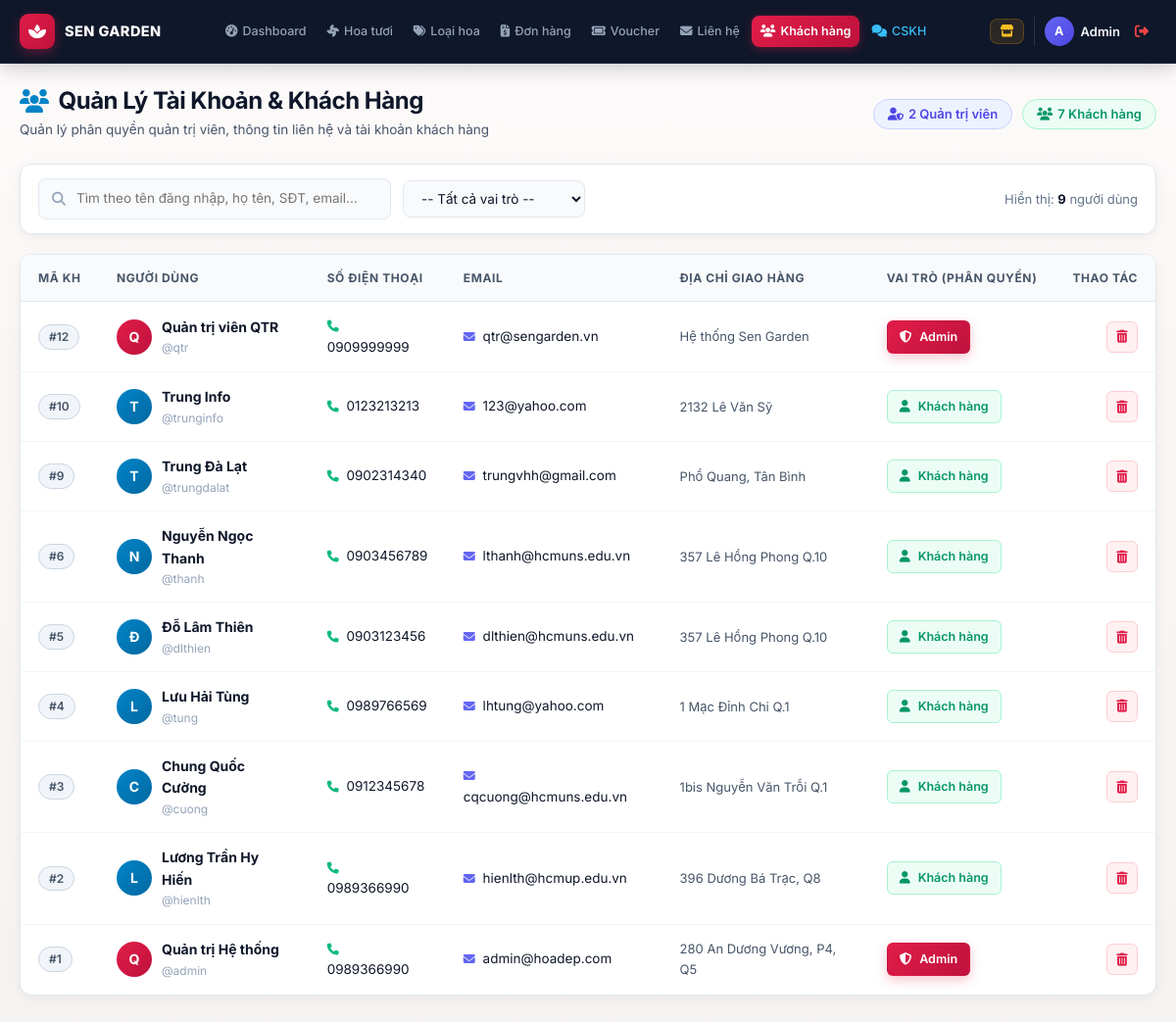
The app's page /admin/quanlyuser.php (signed in) with its own data.
### tables this page shows
CREATE TABLE `khachhang` (
  `MaKH` int(11) NOT NULL,
  `TenDN` varchar(50) NOT NULL,
  `MatKhau` varchar(255) NOT NULL,
  `HoTen` varchar(100) NOT NULL,
  `DiaChi` varchar(255) DEFAULT NULL,
  `DienThoai` varchar(20) DEFAULT NULL,
  `Email` varchar(100) DEFAULT NULL,
  `Role` int(11) NOT NULL DEFAULT 0
);

### DataProvider.php (called while the page is built, shortened)
<?php
class DataProvider
{
	public static function ExecuteQuery($sql)
	{
		$mysqli = new mysqli(DB_HOST, DB_USER, DB_PASS, DB_NAME) or
			die ("couldn't connect to database");
		$mysqli->query("set names 'utf8mb4'");
		$result = $mysqli->query($sql);
		return $result;
	}
}
?>

### admin/quanlyuser.php (the view, shortened to what this page needs)
<?php
include_once '../DataProvider.php';
require_once '../includes/header.php';
include_once 'nav.php';
$sql = "SELECT MaKH, TenDN, HoTen, DiaChi, DienThoai, Email, Role FROM khachhang ORDER BY MaKH DESC";
$rs = DataProvider::ExecuteQuery($sql);
$allUsers = [];
$countAdmin = 0;
$countCustomer = 0;
while ($u = mysqli_fetch_assoc($rs)) {
    $allUsers[] = $u;
    if ($u['Role'] == 1) $countAdmin++;
    else $countCustomer++;
}
$totalUsers = count($allUsers);
?>
<div class="admin-container">
    <div class="admin-page-header">
        <div class="header-left">
            <h2>
                <i class="fa-solid fa-users" style="color: #0284c7;"></i> Quản Lý Tài Khoản & Khách Hàng
            </h2>
            <p>Quản lý phân quyền quản trị viên, thông tin liên hệ và tài khoản khách hàng</p>
        </div>
        <div class="header-actions">
            <span class="badge-pill info" style="font-size: 13px; padding: 6px 14px;">
                <i class="fa-solid fa-user-shield"></i> <?php echo $countAdmin; ?> Quản trị viên
            </span>
            <span class="badge-pill success" style="font-size: 13px; padding: 6px 14px;">
                <i class="fa-solid fa-users"></i> <?php echo $countCustomer; ?> Khách hàng
            </span>
        </div>
    </div>
    <div class="admin-toolbar">
        <div class="admin-toolbar-left">
            <div class="admin-search-wrapper" style="min-width: 280px;">
                <i class="fa-solid fa-magnifying-glass"></i>
                <input type="text" id="user-search" class="admin-search-input" placeholder="Tìm theo tên đăng nhập, họ tên, SĐT, email...">
            </div>
            <select id="user-filter-role" class="admin-filter-select">
                <option value="">-- Tất cả vai trò --</option>
            </select>
        </div>
        <div style="font-size: 13px; color: #64748b;">
            Hiển thị: <strong id="user-display-count" style="color: #0f172a;"><?php echo $totalUsers; ?></strong> người dùng
        </div>
    </div>
    <div class="admin-table-card">
        <div class="admin-table-responsive">
            <table class="admin-table" id="table-users">
                <thead>
                    <tr>
                        <th width="80">Mã KH</th>
                        <th>Người dùng</th>
                        <th>Số điện thoại</th>
                        <th>Email</th>
                        <th>Địa chỉ giao hàng</th>
                        <th>Vai trò (Phân quyền)</th>
                        <th width="90" style="text-align: right;">Thao tác</th>
                    </tr>
                </thead>
                <tbody id="users-tbody">
                    <?php if ($totalUsers > 0): ?>
                        <?php foreach ($allUsers as $row):
                            $firstLetter = mb_substr($row['HoTen'] ?: $row['TenDN'], 0, 1, 'UTF-8');
                            $roleStr = ($row['Role'] == 1) ? 'admin' : 'customer';
                        ?>
                            <tr id="row-user-<?php echo $row['MaKH']; ?>"
                                class="user-row"
                                data-role="<?php echo $roleStr; ?>"
                                data-id="<?php echo $row['MaKH']; ?>"
                                data-username="<?php echo htmlspecialchars(mb_strtolower($row['TenDN'])); ?>"
                                data-name="<?php echo htmlspecialchars(mb_strtolower($row['HoTen'])); ?>"
                                data-phone="<?php echo htmlspecialchars($row['DienThoai']); ?>"
                                data-email="<?php echo htmlspecialchars(mb_strtolower($row['Email'])); ?>">
                                <td>
                                    <span class="badge-pill slate">#<?php echo $row['MaKH']; ?></span>
                                </td>
                                <td>
                                    <div style="display: flex; align-items: center; gap: 10px;">
                                        <div class="user-avatar-circle" style="<?php echo ($row['Role'] == 1) ? 'background: linear-gradient(135deg, #e11d48, #be123c);' : 'background: linear-gradient(135deg, #0284c7, #0369a1);'; ?>">
                                            <?php echo htmlspecialchars($firstLetter); ?>
                                        </div>
                                        <div>
                                            <strong style="color: #0f172a; font-size: 14px;"><?php echo htmlspecialchars($row['HoTen'] ?: $row['TenDN']); ?></strong>
                                            <div style="font-size: 12px; color: #94a3b8;">
                                                @<?php echo htmlspecialchars($row['TenDN']); ?>
                                            </div>
                                        </div>
                                    </div>
                                </td>
                                <td>
                                    <?php if (!empty($row['DienThoai'])): ?>
                                        <i class="fa-solid fa-phone" style="color: #10b981; font-size: 12px; margin-right: 4px;"></i>
                                        <?php echo htmlspecialchars($row['DienThoai']); ?>
                                    <?php else: ?>
                                        <span style="color: #94a3b8; font-style: italic;">Chưa cập nhật</span>
                                    <?php endif; ?>
                                </td>
                                <td>
                                    <?php if (!empty($row['Email'])): ?>
                                        <i class="fa-solid fa-envelope" style="color: #6366f1; font-size: 12px; margin-right: 4px;"></i>
                                        <?php echo htmlspecialchars($row['Email']); ?>
                                    <?php else: ?>
                                        <span style="color: #94a3b8; font-style: italic;">Chưa có</span>
                                    <?php endif; ?>
                                </td>
                                <td style="max-width: 220px; font-size: 13px; color: #475569;" title="<?php echo htmlspecialchars($row['DiaChi']); ?>">
                                    <?php echo htmlspecialchars(mb_strimwidth($row['DiaChi'] ?: 'Chưa cập nhật', 0, 32, '...')); ?>
                                </td>
                                <td class="cell-role">
                                    <?php if ($row['Role'] == 1): ?>
                                        <button type="button" class="admin-btn admin-btn-primary admin-btn-sm btn-toggle-role" data-id="<?php echo $row['MaKH']; ?>" title="Bấm để chuyển về Khách hàng">
                                            <i class="fa-solid fa-shield-halved"></i> Admin
                                        </button>
                                    <?php else: ?>
                                        <button type="button" class="admin-btn admin-btn-outline admin-btn-sm btn-toggle-role" data-id="<?php echo $row['MaKH']; ?>" style="color: #059669 !important; border-color: #a7f3d0; background: #ecfdf5;" title="Bấm để nâng cấp lên Admin">
                                            <i class="fa-solid fa-user"></i> Khách hàng
                                        </button>
                                    <?php endif; ?>
                                </td>
                                <td style="text-align: right;">
                                    <div class="action-btn-group" style="justify-content: flex-end;">
                                        <button type="button" class="action-btn delete btn-delete-user" data-id="<?php echo $row['MaKH']; ?>" data-name="<?php echo htmlspecialchars($row['TenDN']); ?>" title="Xóa tài khoản">
                                            <i class="fa-solid fa-trash-can"></i>
                                        </button>
                                    </div>
                                </td>
                            </tr>
                        <?php endforeach; ?>
                    <?php endif; ?>
                </tbody>
            </table>
        </div>
    </div>
</div>
<?php require_once '../includes/footer.php'; ?>

### css/style.css (style rules this page uses)
* { margin: 0; padding: 0; box-sizing: border-box; }
body { font-family: 'Roboto', -apple-system, BlinkMacSystemFont, 'Segoe UI', sans-serif; background: linear-gradient(180deg, #fdfbfb 0%, #faf6f5 35%, #f5f3f2 100%); color: #334155; line-height: 1.6; min-height: 100vh; }

### records on screen
khachhang: MaKH "12", HoTen "Q", HoTen "Quản trị viên QTR", TenDN "qtr", DienThoai "0909999999", Email "qtr@sengarden.vn", DiaChi "Hệ thống Sen Garden"
khachhang: MaKH "10", HoTen "T", HoTen "Trung Info", TenDN "trunginfo", DienThoai "0123213213", Email "123@yahoo.com", DiaChi "2132 Lê Văn Sỹ"
khachhang: MaKH "9", HoTen "T", HoTen "Trung Đà Lạt", TenDN "trungdalat", DienThoai "0902314340", Email "trungvhh@gmail.com", DiaChi "Phổ Quang, Tân Bình"
khachhang: MaKH "6", HoTen "N", HoTen "Nguyễn Ngọc Thanh", TenDN "thanh", DienThoai "0903456789", Email "lthanh@hcmuns.edu.vn", DiaChi "357 Lê Hồng Phong Q.10"
khachhang: MaKH "5", HoTen "Đ", HoTen "Đỗ Lâm Thiên", TenDN "dlthien", DienThoai "0903123456", Email "dlthien@hcmuns.edu.vn", DiaChi "357 Lê Hồng Phong Q.10"
khachhang: MaKH "4", HoTen "L", HoTen "Lưu Hải Tùng", TenDN "tung", DienThoai "0989766569", Email "lhtung@yahoo.com", DiaChi "1 Mạc Đỉnh Chi Q.1"
khachhang: MaKH "3", HoTen "C", HoTen "Chung Quốc Cường", TenDN "cuong", DienThoai "0912345678", Email "cqcuong@hcmuns.edu.vn", DiaChi "1bis Nguyễn Văn Trỗi Q.1"
khachhang: MaKH "2", HoTen "L", HoTen "Lương Trần Hy Hiến", TenDN "hienlth", DienThoai "0989366990", Email "hienlth@hcmup.edu.vn", DiaChi "396 Dương Bá Trạc, Q8"
khachhang: MaKH "1", HoTen "Q", HoTen "Quản trị Hệ thống", TenDN "admin", DienThoai "0989366990", Email "admin@hoadep.com", DiaChi "280 An Dương Vương, P4, Q5"

### other values on screen
mb_substr($adminDisplayName, 0, 1, 'UTF-8') "A"
$adminDisplayName "Admin"
$countAdmin "2"
$countCustomer "7"
$totalUsers "9"
